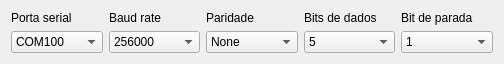
   <widget class="QWidget" name="layoutWidget">
    <property name="geometry">
     <rect>
      <x>5</x>
      <y>6</y>
      <width>504</width>
      <height>50</height>
     </rect>
    </property>
    <layout class="QGridLayout" name="layoutParamSerial">
     <item row="0" column="0">
      <widget class="QLabel" name="lblPortaSerial">
       <property name="text">
        <string>Porta serial         </string>
       </property>
      </widget>
     </item>
     <item row="0" column="1">
      <widget class="QLabel" name="lblBaudRate">
       <property name="text">
        <string>Baud rate</string>
       </property>
      </widget>
     </item>
     <item row="0" column="2">
      <widget class="QLabel" name="lblParidade">
       <property name="text">
        <string>Paridade</string>
       </property>
      </widget>
     </item>
     <item row="0" column="3">
      <widget class="QLabel" name="lblBitsDeDados">
       <property name="text">
        <string>Bits de dados</string>
       </property>
      </widget>
     </item>
     <item row="0" column="4">
      <widget class="QLabel" name="lblBitDeParada">
       <property name="text">
        <string>Bit de parada</string>
       </property>
      </widget>
     </item>
     <item row="1" column="0">
      <widget class="QComboBox" name="cmbPortaSerial">
       <item>
        <property name="text">
         <string>COM100</string>
        </property>
       </item>
       <item>
        <property name="text">
         <string>COM2</string>
        </property>
       </item>
      </widget>
     </item>
     <item row="1" column="1">
      <widget class="QComboBox" name="cmbBaudRate">
       <property name="currentIndex">
        <number>13</number>
       </property>
       <item>
        <property name="text">
         <string>110</string>
        </property>
       </item>
       <item>
        <property name="text">
         <string>300</string>
        </property>
       </item>
       <item>
        <property name="text">
         <string>600</string>
        </property>
       </item>
       <item>
        <property name="text">
         <string>1200</string>
        </property>
       </item>
       <item>
        <property name="text">
         <string>2400</string>
        </property>
       </item>
       <item>
        <property name="text">
         <string>4800</string>
        </property>
       </item>
       <item>
        <property name="text">
         <string>9600</string>
        </property>
       </item>
       <item>
        <property name="text">
         <string>14400</string>
        </property>
       </item>
       <item>
        <property name="text">
         <string>19200</string>
        </property>
       </item>
       <item>
        <property name="text">
         <string>38400</string>
        </property>
       </item>
       <item>
        <property name="text">
         <string>57600</string>
        </property>
       </item>
       <item>
        <property name="text">
         <string>115200</string>
        </property>
       </item>
       <item>
        <property name="text">
         <string>128000</string>
        </property>
       </item>
       <item>
        <property name="text">
         <string>256000</string>
        </property>
       </item>
      </widget>
     </item>
     <item row="1" column="2">
      <widget class="QComboBox" name="cmbParidade">
       <item>
        <property name="text">
         <string>None</string>
        </property>
       </item>
       <item>
        <property name="text">
         <string>Even</string>
        </property>
       </item>
       <item>
        <property name="text">
         <string>Odd</string>
        </property>
       </item>
       <item>
        <property name="text">
         <string>Mark</string>
        </property>
       </item>
       <item>
        <property name="text">
         <string>Space</string>
        </property>
       </item>
      </widget>
     </item>
     <item row="1" column="3">
      <widget class="QComboBox" name="cmbBitsDeDados">
       <item>
        <property name="text">
         <string>5</string>
        </property>
       </item>
       <item>
        <property name="text">
         <string>6</string>
        </property>
       </item>
       <item>
        <property name="text">
         <string>7</string>
        </property>
       </item>
       <item>
        <property name="text">
         <string>8</string>
        </property>
       </item>
      </widget>
     </item>
     <item row="1" column="4">
      <widget class="QComboBox" name="cmbBitDeParada">
       <item>
        <property name="text">
         <string>1</string>
        </property>
       </item>
       <item>
        <property name="text">
         <string>1.5</string>
        </property>
       </item>
       <item>
        <property name="text">
         <string>2</string>
        </property>
       </item>
      </widget>
     </item>
    </layout>
   </widget>
